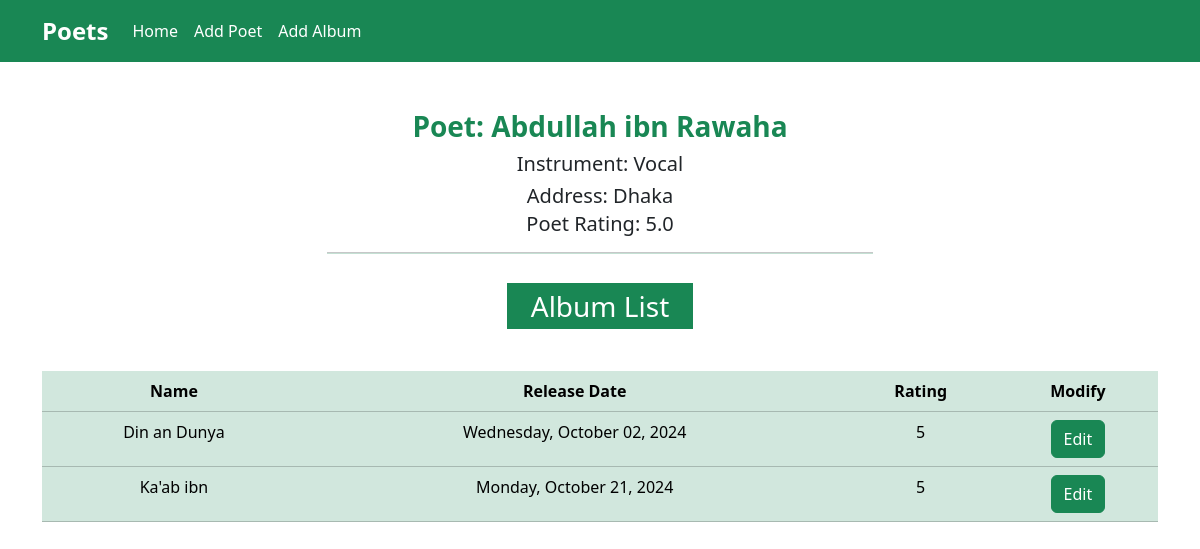
/album_list/29/, run on the app's committed database.
### poet/models.py (models this page shows, shortened)
class Poets(models.Model):
    first_name = models.CharField(max_length=100)
    last_name = models.CharField(max_length=100)
    address  = models.CharField(max_length=150)
    instrument = models.CharField(max_length=50)
    def __str__(self):
        return f'{self.first_name} {self.last_name}'

class Album(models.Model):
    artist = models.ForeignKey(Poets, on_delete=models.CASCADE)
    name = models.CharField(max_length=100)
    release_date = models.DateField()
    RATING_CHOICES =(
        (1, "Worst"),
        (2,'Bad'),
        (3,'Okay'),
        (4,'Good'),
        (5,'Great'),
    )
    rating = models.IntegerField(choices=RATING_CHOICES)

### poet/views.py (the view)
# urls.py: path('album_list/<int:poet_id>/', views.album_list, name="album_list"),
def album_list(request, poet_id):
    poet_info = models.Poets.objects.get(pk=poet_id)
    album_info = models.Album.objects.filter(artist=poet_id).order_by('release_date')
    poet_rating = models.Album.objects.filter(artist=poet_id).aggregate(Avg('rating'))
    diction = {'title': "Album List", 'poet_info': poet_info, 'album_info':album_info, 'poet_rating':poet_rating,}
    return render(request, 'poet/album_list.html', context=diction)

### templates/poet/album_list.html
<!DOCTYPE html>
{% extends "poet/base.html" %}
{% load static %}
{% block body_block %}
<div class="container mt-5">
    <div class="row ">
       <div class="col-6 m-auto mb-1 text-center" style>
           <h3 class="text-success"><b>Poet: {{poet_info}}</b></h3>
           <h5>Instrument: {{poet_info.instrument}}</h5>
           <h5 class="mb-1">Address: {{poet_info.address}}</h5>
           <h5 class="">Poet Rating: {{poet_rating.rating__avg}}</h5>
           <hr class="bg-success" style="height:2px">
       </div>
    </div>
 </div>
 <div class="container">
    <div class="row mb-5 mt-3">
        <div class="col-12 text-center">
            <h3 class="d-inline text-bg-success p-1 px-4">Album List</h3>
           </div>
    </div>
    <div class="row tableSection">
        <div class="col-12">
            <div class="text-center">
                <table class="table table-success">
                    <thead>
                      <tr>
                        <th scope="col">Name</th>
                        <th scope="col">Release Date</th>
                        <th scope="col">Rating</th>
                        <th scope="col">Modify</th>
                      </tr>
                    </thead>
                    <tbody>
                        {% if album_info %}
                            {% for album in album_info  %}
                            <tr>
                                <td>{{album.name }} {{ poet.last_name }}</td>
                                <td>{{album.release_date | date:"l, F d, Y"}}</td>
                                <td>{{album.rating}}</td>
                                <td><a href="{% url 'poet:edit_album' album_id=album.id %}" class="btn btn-success">Edit</a></td>
                            </tr>
                            {% endfor %}
                        {% endif %}
                    </tbody>
                  </table>
            </div>
        </div>
    </div>
 </div>
{% endblock body_block %}

### data on the page
Poets: first_name+last_name "Abdullah ibn Rawaha", instrument "Vocal", address "Dhaka"
Album: name "Din an Dunya", release_date "Wednesday, October 02, 2024", rating "5"
Album: name "Ka'ab ibn", release_date "Monday, October 21, 2024", rating "5"

### other printed values
{{ poet_rating.rating__avg }} "5.0"
